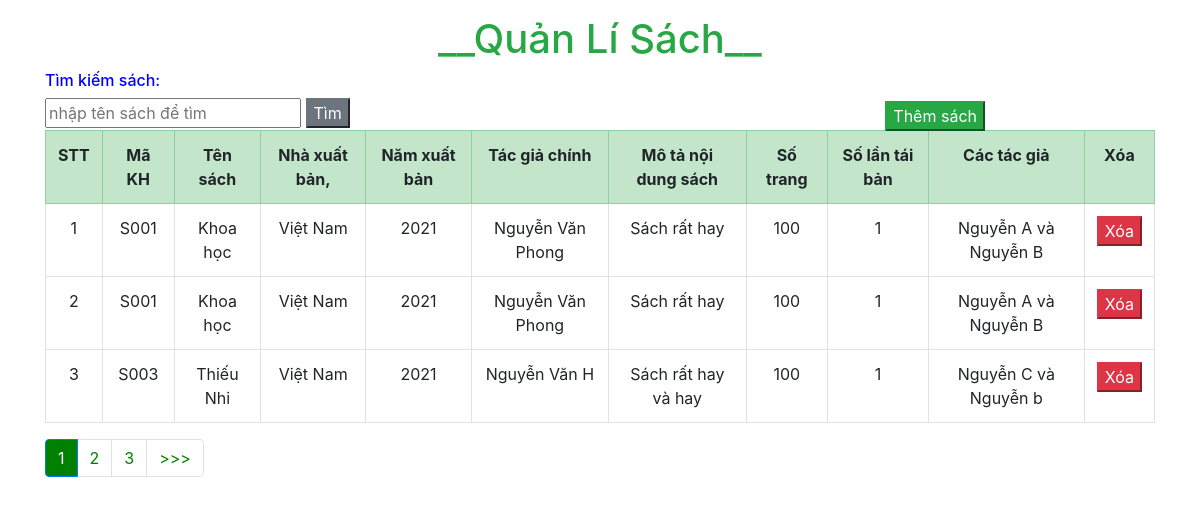
The page / on the database its author committed.
### tables this page shows
CREATE TABLE `tbl_sach` (
  `id` int(11) NOT NULL,
  `masach` varchar(100) NOT NULL,
  `tensach` text NOT NULL,
  `nhaxb` text NOT NULL,
  `namxb` text NOT NULL,
  `chubien` text NOT NULL,
  `mota` text NOT NULL,
  `sotrang` int(100) NOT NULL,
  `taiban` text NOT NULL,
  `tacgia2` text NOT NULL
);

### index.php (the view, shortened to what this page needs)
<!DOCTYPE html>
<html>
<head>
	<link rel="stylesheet" href="https://maxcdn.bootstrapcdn.com/bootstrap/4.4.1/css/bootstrap.min.css">
</head>
<body>
	<div class="container">
		<h1 class="text-center text-success">__Quản Lí Sách__</h1>
		<a href="them.php"><button class="btn-success">Thêm sách</button></a>
		<div>
			<form id="tkform" action="timkiem.php" method="get">
				<h6 style="color: blue;">Tìm kiếm sách: </h6>
				<input type="text" name="tk" placeholder="nhập tên sách để tìm ">
				<input class="btn-secondary" type="submit" name="tim" value="Tìm">
			</form>
		</div>
		<table class="table table-bordered table-hover text-center">
			<tr class="table-success">
				<th>STT</th>
				<th>Mã KH</th>
				<th>Tên sách</th>
				<th>Nhà xuất bản,</th>
				<th>Năm xuất bản</th>
				<th>Tác giả chính</th>
				<th>Mô tả nội dung sách</th>
				<th>Số trang</th>
				<th>Số lần tái bản</th>
				<th>Các tác giả</th>
				<th>Xóa</th>
			</tr>
			<?php
			require_once("kiemtraconnect.php");
			$result = mysqli_query($connect, 'SELECT count(id) AS total FROM tbl_sach');
			$row = mysqli_fetch_assoc($result);
			$total_records = $row['total'];
			$current_page = isset($_GET['page']) ? $_GET['page'] : 1;
			$limit = 3;
			$total_page = ceil($total_records / $limit);
			$start = ($current_page - 1) * $limit;
			$result = mysqli_query($connect, "SELECT * FROM tbl_sach LIMIT $start,$limit");
			if (mysqli_num_rows($result) > 0) {
				while ($ds = mysqli_fetch_array($result, MYSQLI_ASSOC)) {
			?><br>
					<tr>
						<td><?php echo ++$start; ?></td>
						<td><?php echo $ds['masach']; ?></td>
						<td><?php echo $ds['tensach']; ?></td>
						<td><?php echo $ds['nhaxb']; ?></td>
						<td><?php echo $ds['namxb']; ?></td>
						<td><?php echo $ds['chubien']; ?></td>
						<td><?php echo $ds['mota']; ?></td>
						<td><?php echo $ds['sotrang']; ?></td>
						<td><?php echo $ds['taiban']; ?></td>
						<td><?php echo $ds['tacgia2']; ?></td>
						<td>
							<button class="btn-danger"><a style="color: white;" id="xoa" href="xoa.php?id=<?php echo $ds['id']; ?>" onclick="return confirm('Bạn có muốn xóa không.')">Xóa</button>
						</td>
					</tr>
			<?php }
			} ?>
		</table>
		<ul class="pagination">
			<?php
			if ($total_page > 1) {
				for ($i = 0; $i < $total_page; $i++) {
					if ($current_page == ($i + 1)) {
						echo '<li class="page-item active"><a class="page-link" href="#">' . ($i + 1) . '</a></li>';
					} else {
						echo '<li class="page-item"><a class="page-link" href="?page=' . ($i + 1) . '">' . ($i + 1) . '</a></li>';
					}
				}
				if ($current_page < $total_page) {
					echo '<li class="page-item"><a class="page-link" href="?page=' . ($current_page + 1) . '"> >>> </a></li>';
				}
			}
			?>
		</ul>
	</div>
</body>
</html>

### index.php (style rules this page uses)
h1 { margin-top: 15px; }
table { margin-top: -70px; }
.btn-success { position: absolute; right: 215px; margin-top: 30px; }
.pagination li a { color: green; }
.page-item.active .page-link { background-color: green; }

### rows shown on the page
tbl_sach: masach "S001", tensach "Khoa học", nhaxb "Việt Nam", namxb "2021", chubien "Nguyễn Văn Phong", mota "Sách rất hay", sotrang "100", taiban "1", tacgia2 "Nguyễn A và Nguyễn B"
tbl_sach: masach "S001", tensach "Khoa học", nhaxb "Việt Nam", namxb "2021", chubien "Nguyễn Văn Phong", mota "Sách rất hay", sotrang "100", taiban "1", tacgia2 "Nguyễn A và Nguyễn B"
tbl_sach: masach "S003", tensach "Thiếu Nhi", nhaxb "Việt Nam", namxb "2021", chubien "Nguyễn Văn H", mota "Sách rất hay và hay", sotrang "100", taiban "1", tacgia2 "Nguyễn C và Nguyễn b"
